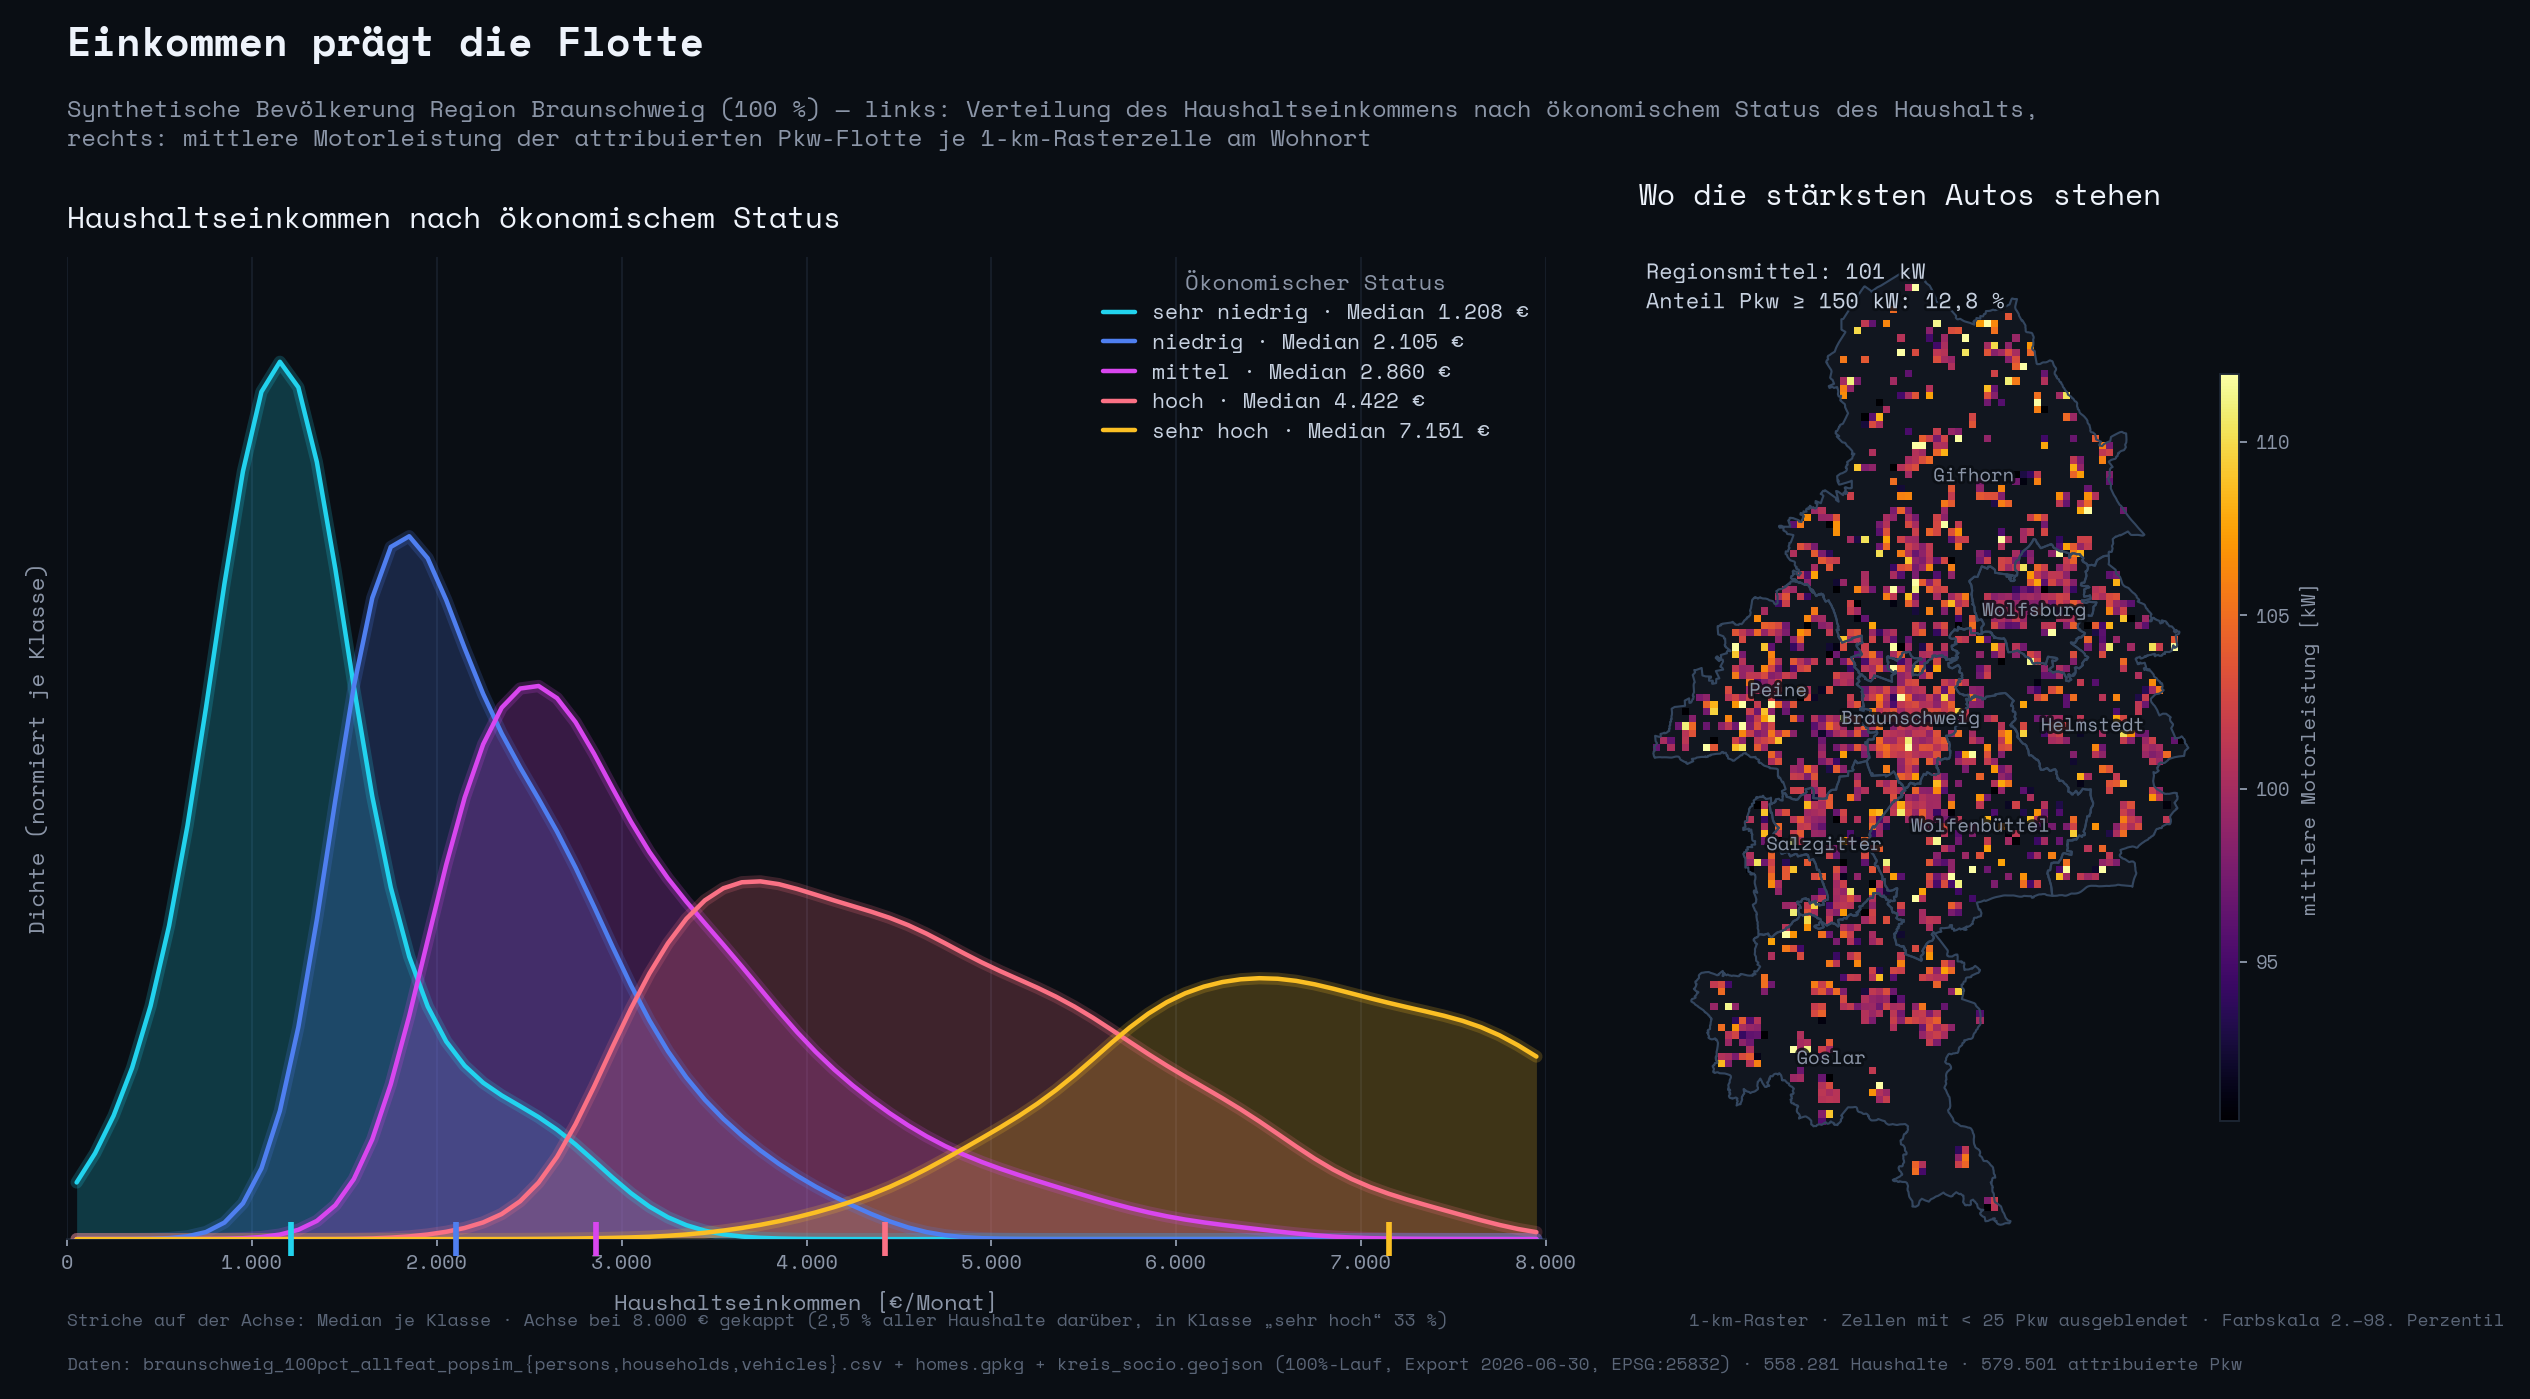

Reproduce this figure in Python.
# -*- coding: utf-8 -*-
"""
Two-panel management-slide figure "Einkommen und Fahrzeuge im Raum".

LEFT : household income density per economic-status class (5 smoothed curves).
RIGHT: map of mean engine power (kW) of the attributed car fleet per 1-km cell.

Data (100% all-features PopulationSim run, exported 2026-06-30):
  - braunschweig_100pct_allfeat_popsim_persons.csv    (household_id, economic_status)
  - braunschweig_100pct_allfeat_popsim_households.csv (household_id, household_income_eur)
  - braunschweig_100pct_allfeat_popsim_vehicles.csv   (household_id, mode, brand, engine_power_kw)
  - braunschweig_100pct_allfeat_popsim_homes.gpkg     (household_id, Point EPSG:25832)
  - simwrapper/kreis_socio.geojson                    (Kreis boundaries, EPSG:4326 -> 25832)
All real data; no synthetic values.
"""

import numpy as np
import pandas as pd
import geopandas as gpd
import matplotlib
matplotlib.use("Agg")
import matplotlib.pyplot as plt
from matplotlib import font_manager
import matplotlib.patheffects as pe
from matplotlib.colors import Normalize
from matplotlib.cm import ScalarMappable
import os

# ----------------------------------------------------------------------------- paths
DATA = "C:/Users/bienzeisler/Downloads/popsim_100pct_results/output_bs_100pct_allfeat_popsim/"
OUT_PNG = ("C:/Users/BIENZE~1/AppData/Local/Temp/claude/"
           "c--Users-bienzeisler-Documents-GitHub-eqasim-bs/"
           "b066c272-e6db-4fdb-ad5f-98cd5497db59/scratchpad/figs/fig_inc_income_cars.png")
FONT_DIR = "c:/Users/bienzeisler/Documents/GitHub/eqasim-bs/braunschweig/analysis/poster/fonts/"

# ----------------------------------------------------------------------------- style
BG = "#0a0e14"
FG_TITLE = "#eef3fb"
FG_SUB = "#8b95a7"
FG_CREDIT = "#5a6577"
GRID = "#1d2633"
KREIS_LINE = "#33465f"
NODATA = "#11161f"

for f in ("SpaceMono-Regular.ttf", "SpaceMono-Bold.ttf"):
    p = os.path.join(FONT_DIR, f)
    if os.path.exists(p):
        font_manager.fontManager.addfont(p)
try:
    font_manager.findfont("Space Mono", fallback_to_default=False)
    plt.rcParams["font.family"] = "Space Mono"
except Exception:
    plt.rcParams["font.family"] = "DejaVu Sans Mono"
plt.rcParams["axes.edgecolor"] = GRID
plt.rcParams["text.color"] = FG_TITLE


def de_num(x, dec=0):
    """German number format: dot thousands separator, comma decimals."""
    s = f"{x:,.{dec}f}"
    return s.replace(",", "X").replace(".", ",").replace("X", ".")


# Economic-status classes, cool -> hot
STATUS_ORDER = ["very_low", "low", "medium", "high", "very_high"]
STATUS_DE = {"very_low": "sehr niedrig", "low": "niedrig", "medium": "mittel",
             "high": "hoch", "very_high": "sehr hoch"}
STATUS_COLOR = {"very_low": "#22d3ee", "low": "#4f7ff0", "medium": "#d946ef",
                "high": "#fb7185", "very_high": "#fbbf24"}

# ----------------------------------------------------------------------------- data: income by status
persons = pd.read_csv(DATA + "braunschweig_100pct_allfeat_popsim_persons.csv", sep=";",
                      usecols=["household_id", "economic_status"])
# economic_status is a household attribute broadcast to persons -> one row per household
hh_status = persons.drop_duplicates("household_id")
households = pd.read_csv(DATA + "braunschweig_100pct_allfeat_popsim_households.csv", sep=";",
                         usecols=["household_id", "household_income_eur"])
inc = hh_status.merge(households, on="household_id", how="inner")
n_hh = len(inc)

X_MAX = 8000.0
share_above = (inc["household_income_eur"] > X_MAX).mean() * 100.0
share_above_vh = (inc.loc[inc["economic_status"] == "very_high",
                          "household_income_eur"] > X_MAX).mean() * 100.0

# Fine histogram + Gaussian smoothing (deterministic, dependency-free KDE substitute).
# Density is normalised over the FULL income range; the axis is capped at 8000 EUR,
# so curves are shown truncated (honest) rather than piling clipped mass at the edge.
edges = np.arange(0.0, 22000.0 + 100.0, 100.0)
centers = 0.5 * (edges[:-1] + edges[1:])
sigma_bins = 2.5  # 250 EUR smoothing bandwidth
kx = np.arange(-10, 11)
kernel = np.exp(-0.5 * (kx / sigma_bins) ** 2)
kernel /= kernel.sum()

dens = {}
medians = {}
for s in STATUS_ORDER:
    v = inc.loc[inc["economic_status"] == s, "household_income_eur"].to_numpy()
    h, _ = np.histogram(v, bins=edges, density=True)
    dens[s] = np.convolve(h, kernel, mode="same")
    medians[s] = float(np.median(v))

# ----------------------------------------------------------------------------- data: fleet map
veh = pd.read_csv(DATA + "braunschweig_100pct_allfeat_popsim_vehicles.csv", sep=";",
                  usecols=["household_id", "mode", "brand", "engine_power_kw"],
                  dtype={"household_id": "float64", "mode": "string",
                         "brand": "string", "engine_power_kw": "float64"})
cars = veh[(veh["mode"] == "car") & veh["brand"].notna() & veh["engine_power_kw"].notna()].copy()
cars["household_id"] = cars["household_id"].astype("int64")
n_cars = len(cars)
mean_kw_region = cars["engine_power_kw"].mean()
share_150 = (cars["engine_power_kw"] >= 150.0).mean() * 100.0

homes = gpd.read_file(DATA + "braunschweig_100pct_allfeat_popsim_homes.gpkg")  # EPSG:25832
homes_xy = pd.DataFrame({"household_id": homes["household_id"].astype("int64"),
                         "x": homes.geometry.x, "y": homes.geometry.y})
carpts = cars.merge(homes_xy, on="household_id", how="inner")
n_joined = len(carpts)

CELL = 1000.0  # 1-km bins, EPSG:25832 metric
x0 = np.floor(carpts["x"].min() / CELL) * CELL
y0 = np.floor(carpts["y"].min() / CELL) * CELL
x1 = np.ceil(carpts["x"].max() / CELL) * CELL
y1 = np.ceil(carpts["y"].max() / CELL) * CELL
xedges = np.arange(x0, x1 + CELL, CELL)
yedges = np.arange(y0, y1 + CELL, CELL)
cnt, _, _ = np.histogram2d(carpts["x"], carpts["y"], bins=[xedges, yedges])
kwsum, _, _ = np.histogram2d(carpts["x"], carpts["y"], bins=[xedges, yedges],
                             weights=carpts["engine_power_kw"])
with np.errstate(invalid="ignore", divide="ignore"):
    mean_kw = kwsum / cnt
MIN_VEH = 25
mean_kw_masked = np.ma.masked_where(cnt < MIN_VEH, mean_kw)
valid_vals = mean_kw[cnt >= MIN_VEH]
vmin, vmax = np.percentile(valid_vals, [2, 98])

kreise = gpd.read_file(DATA + "simwrapper/kreis_socio.geojson").to_crs("EPSG:25832")
# Official AGS/ARS district codes (established domain knowledge, not model output)
KREIS_NAME = {"03101": "Braunschweig", "03102": "Salzgitter", "03103": "Wolfsburg",
              "03151": "Gifhorn", "03153": "Goslar", "03154": "Helmstedt",
              "03157": "Peine", "03158": "Wolfenbüttel"}
kb = kreise.total_bounds

# ----------------------------------------------------------------------------- figure
fig = plt.figure(figsize=(18, 8.5), dpi=170)
fig.patch.set_facecolor(BG)

gs = fig.add_gridspec(1, 2, left=0.055, right=0.955, top=0.795, bottom=0.115,
                      wspace=0.07, width_ratios=[1.25, 1.0])
axL = fig.add_subplot(gs[0, 0])
axR = fig.add_subplot(gs[0, 1])

# ------------------------------------------------- title block
fig.text(0.055, 0.955, "Einkommen prägt die Flotte",
         fontsize=17, fontweight="bold", color=FG_TITLE, ha="left", va="top")
fig.text(0.055, 0.905,
         "Synthetische Bevölkerung Region Braunschweig (100 %) — links: Verteilung des Haushaltseinkommens "
         "nach ökonomischem Status des Haushalts,\nrechts: mittlere Motorleistung der attribuierten Pkw-Flotte "
         "je 1-km-Rasterzelle am Wohnort",
         fontsize=10, color=FG_SUB, ha="left", va="top", linespacing=1.45)

# ------------------------------------------------- LEFT: income densities
axL.set_facecolor(BG)
mask_x = centers <= X_MAX
xs = centers[mask_x]
ymax = 0.0
for s in STATUS_ORDER:
    d = dens[s][mask_x] * 1000.0  # density per 1000 EUR for readable axis
    c = STATUS_COLOR[s]
    axL.fill_between(xs, 0.0, d, color=c, alpha=0.22, lw=0, zorder=2)
    axL.plot(xs, d, color=c, lw=5.2, alpha=0.20, zorder=3,
             solid_capstyle="round")  # glow
    axL.plot(xs, d, color=c, lw=1.9, alpha=1.0, zorder=4,
             label=f"{STATUS_DE[s]} · Median {de_num(medians[s])} €",
             solid_capstyle="round")
    ymax = max(ymax, d.max())

# median ticks on the x axis, in class colour
for s in STATUS_ORDER:
    axL.plot([medians[s]], [0], marker="|", markersize=14, markeredgewidth=2.4,
             color=STATUS_COLOR[s], clip_on=False, zorder=6)

axL.set_xlim(0, X_MAX)
axL.set_ylim(0, ymax * 1.12)
axL.set_title("Haushaltseinkommen nach ökonomischem Status", loc="left",
              fontsize=12.5, color=FG_TITLE, pad=12)
axL.set_xlabel("Haushaltseinkommen [€/Monat]", fontsize=9.5, color=FG_SUB, labelpad=8)
axL.set_ylabel("Dichte (normiert je Klasse)", fontsize=9.5, color=FG_SUB, labelpad=8)
axL.set_xticks(np.arange(0, X_MAX + 1, 1000))
axL.set_xticklabels([de_num(t) for t in np.arange(0, X_MAX + 1, 1000)])
axL.tick_params(colors=FG_SUB, labelsize=8.5, length=3)
axL.set_yticks([])
for spine in ("top", "right", "left"):
    axL.spines[spine].set_visible(False)
axL.spines["bottom"].set_color(GRID)
axL.grid(axis="x", color=GRID, lw=0.7, alpha=0.8, zorder=1)

leg = axL.legend(loc="upper right", frameon=False, fontsize=9,
                 title="Ökonomischer Status", title_fontsize=9.5,
                 labelcolor="#c7d1e0", handlelength=1.5, borderaxespad=0.4)
leg.get_title().set_color(FG_SUB)

# ------------------------------------------------- RIGHT: mean kW map
axR.set_facecolor(BG)
axR.set_axis_off()

# no-data ground: Kreis polygons filled dark
kreise.plot(ax=axR, color=NODATA, edgecolor="none", zorder=1)

cmap = plt.get_cmap("inferno").copy()
cmap.set_bad(alpha=0.0)
im = axR.imshow(mean_kw_masked.T, origin="lower",
                extent=(x0, x1, y0, y1), cmap=cmap,
                vmin=vmin, vmax=vmax, interpolation="nearest", zorder=2)

kreise.boundary.plot(ax=axR, color=KREIS_LINE, lw=0.9, zorder=4)
halo = [pe.withStroke(linewidth=2.4, foreground=BG, alpha=0.85)]
for _, row in kreise.iterrows():
    pt = row.geometry.representative_point()
    axR.annotate(KREIS_NAME.get(row["ars5"], row["ars5"]),
                 (pt.x, pt.y), color=FG_SUB, fontsize=8, ha="center", va="center",
                 zorder=5, path_effects=halo)

axR.set_xlim(kb[0] - 2000, kb[2] + 2000)
axR.set_ylim(kb[1] - 2000, kb[3] + 2000)
axR.set_aspect("equal")
axR.set_anchor("W")
axR.set_title("Wo die stärksten Autos stehen", loc="left",
              fontsize=12.5, color=FG_TITLE, pad=12)

cax = axR.inset_axes([1.03, 0.12, 0.035, 0.76])
cb = fig.colorbar(ScalarMappable(norm=Normalize(vmin, vmax), cmap="inferno"), cax=cax)
cb.outline.set_edgecolor(GRID)
cb.ax.tick_params(colors=FG_SUB, labelsize=8)
cb.ax.yaxis.set_major_locator(matplotlib.ticker.MultipleLocator(5))
cb.ax.yaxis.set_major_formatter(matplotlib.ticker.FormatStrFormatter("%.0f"))
cb.set_label("mittlere Motorleistung [kW]", color=FG_SUB, fontsize=8.5)

# side stats in the empty north-west corner of the map extent (data coordinates)
stats = (f"Regionsmittel: {mean_kw_region:.0f} kW\n"
         f"Anteil Pkw ≥ 150 kW: {de_num(share_150, 1)} %")
axR.text(kb[0] - 1000, kb[3] + 1000, stats,
         fontsize=9.2, color="#c7d1e0", ha="left", va="top",
         linespacing=1.7, zorder=7, path_effects=halo)
# map methodology note moved to the figure footnote row (avoids polygon overlap)
fig.text(0.585, 0.052,
         f"1-km-Raster · Zellen mit < {MIN_VEH} Pkw ausgeblendet · Farbskala 2.–98. Perzentil",
         fontsize=7.5, color=FG_CREDIT, ha="left", va="bottom")

# ------------------------------------------------- footnote + credit
fig.text(0.055, 0.052,
         f"Striche auf der Achse: Median je Klasse · Achse bei 8.000 € gekappt "
         f"({de_num(share_above, 1)} % aller Haushalte darüber, in Klasse "
         f"„sehr hoch“ {share_above_vh:.0f} %)",
         fontsize=7.5, color=FG_CREDIT, ha="left", va="bottom")
fig.text(0.055, 0.022,
         "Daten: braunschweig_100pct_allfeat_popsim_{persons,households,vehicles}.csv + homes.gpkg + "
         "kreis_socio.geojson (100%-Lauf, Export 2026-06-30, EPSG:25832) · "
         f"{de_num(n_hh)} Haushalte · {de_num(n_cars)} attribuierte Pkw",
         fontsize=7.5, color=FG_CREDIT, ha="left", va="bottom")

fig.savefig(OUT_PNG, facecolor=BG, bbox_inches="tight", pad_inches=0.15)
print("saved", OUT_PNG)
print(f"n_hh={n_hh}  n_cars={n_cars}  joined={n_joined}")
print(f"mean_kw_region={mean_kw_region:.2f}  share_150={share_150:.2f}%")
print(f"share_above_8000_all={share_above:.2f}%  very_high={share_above_vh:.2f}%")
print("medians:", {k: round(v) for k, v in medians.items()})
print(f"vmin={vmin:.1f} vmax={vmax:.1f}  valid_cells={int((cnt>=MIN_VEH).sum())}")
